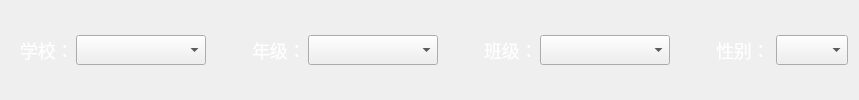
       <widget class="QFrame" name="frame_2">
        <layout class="QHBoxLayout" name="horizontalLayout">
         <property name="spacing">
          <number>6</number>
         </property>
         <property name="leftMargin">
          <number>20</number>
         </property>
         <item>
          <widget class="QLabel" name="label_22">
           <property name="minimumSize">
            <size>
             <width>50</width>
             <height>0</height>
            </size>
           </property>
           <property name="maximumSize">
            <size>
             <width>50</width>
             <height>16777215</height>
            </size>
           </property>
           <property name="styleSheet">
            <string notr="true">color: rgb(255, 255, 255);
font-size: 18px;
	font-family: &quot;Microsoft YaHei&quot;;</string>
           </property>
           <property name="text">
            <string>学校：</string>
           </property>
          </widget>
         </item>
         <item>
          <widget class="QComboBox" name="comboBox_11">
           <property name="minimumSize">
            <size>
             <width>130</width>
             <height>30</height>
            </size>
           </property>
          </widget>
         </item>
         <item>
          <spacer name="horizontalSpacer_6">
           <property name="orientation">
            <enum>Qt::Horizontal</enum>
           </property>
           <property name="sizeHint" stdset="0">
            <size>
             <width>40</width>
             <height>20</height>
            </size>
           </property>
          </spacer>
         </item>
         <item>
          <widget class="QLabel" name="label_17">
           <property name="minimumSize">
            <size>
             <width>50</width>
             <height>0</height>
            </size>
           </property>
           <property name="maximumSize">
            <size>
             <width>50</width>
             <height>16777215</height>
            </size>
           </property>
           <property name="styleSheet">
            <string notr="true">color: rgb(255, 255, 255);
font-size: 18px;
	font-family: &quot;Microsoft YaHei&quot;;</string>
           </property>
           <property name="text">
            <string>年级：</string>
           </property>
          </widget>
         </item>
         <item>
          <widget class="QComboBox" name="comboBox_9">
           <property name="minimumSize">
            <size>
             <width>130</width>
             <height>30</height>
            </size>
           </property>
          </widget>
         </item>
         <item>
          <spacer name="horizontalSpacer_7">
           <property name="orientation">
            <enum>Qt::Horizontal</enum>
           </property>
           <property name="sizeHint" stdset="0">
            <size>
             <width>40</width>
             <height>20</height>
            </size>
           </property>
          </spacer>
         </item>
         <item>
          <widget class="QLabel" name="label_18">
           <property name="minimumSize">
            <size>
             <width>50</width>
             <height>0</height>
            </size>
           </property>
           <property name="maximumSize">
            <size>
             <width>50</width>
             <height>16777215</height>
            </size>
           </property>
           <property name="styleSheet">
            <string notr="true">color: rgb(255, 255, 255);
font-size: 18px;
	font-family: &quot;Microsoft YaHei&quot;;</string>
           </property>
           <property name="text">
            <string>班级：</string>
           </property>
          </widget>
         </item>
         <item>
          <widget class="QComboBox" name="comboBox_10">
           <property name="minimumSize">
            <size>
             <width>130</width>
             <height>30</height>
            </size>
           </property>
          </widget>
         </item>
         <item>
          <spacer name="horizontalSpacer">
           <property name="orientation">
            <enum>Qt::Horizontal</enum>
           </property>
           <property name="sizeHint" stdset="0">
            <size>
             <width>40</width>
             <height>20</height>
            </size>
           </property>
          </spacer>
         </item>
         <item>
          <widget class="QLabel" name="label_26">
           <property name="minimumSize">
            <size>
             <width>45</width>
             <height>0</height>
            </size>
           </property>
           <property name="maximumSize">
            <size>
             <width>55</width>
             <height>16777215</height>
            </size>
           </property>
           <property name="styleSheet">
            <string notr="true">color: rgb(255, 255, 255);
font-size: 18px;
	font-family: &quot;Microsoft YaHei&quot;;</string>
           </property>
           <property name="text">
            <string>性别：</string>
           </property>
          </widget>
         </item>
         <item>
          <widget class="QComboBox" name="comboBox_3">
           <property name="minimumSize">
            <size>
             <width>60</width>
             <height>30</height>
            </size>
           </property>
           <property name="maximumSize">
            <size>
             <width>80</width>
             <height>16777215</height>
            </size>
           </property>
          </widget>
         </item>
        </layout>
       </widget>
